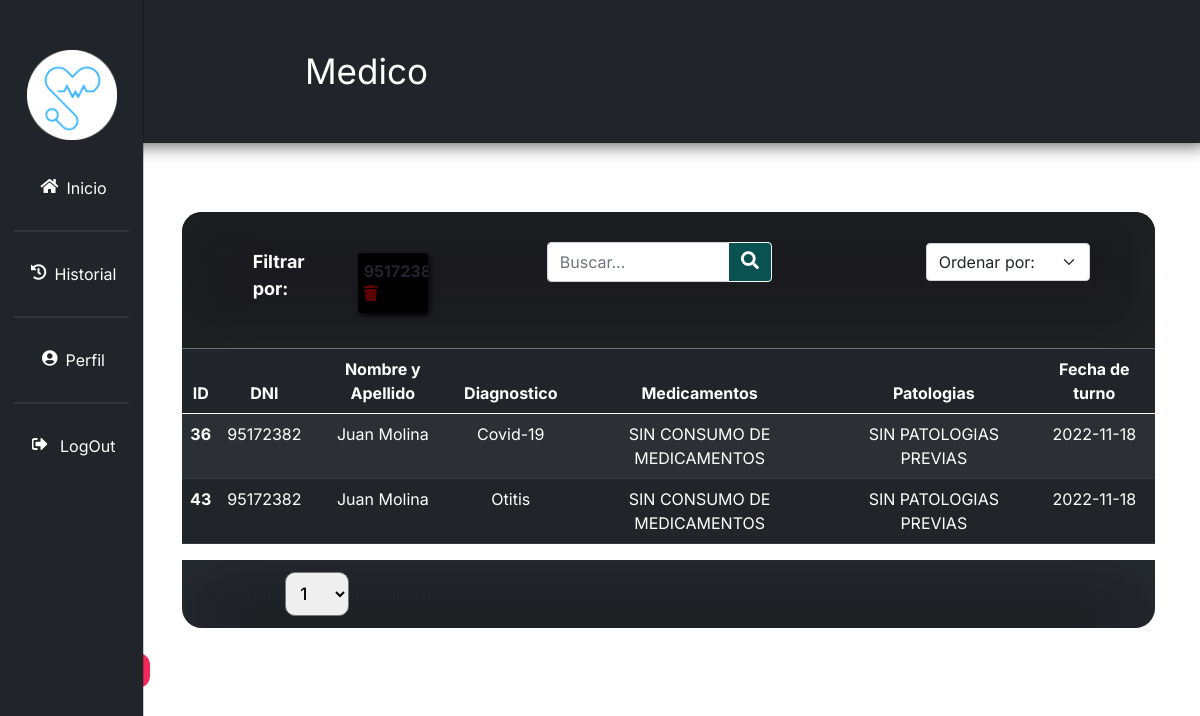
Screenshot of /Main/historial.php?seachbar_input=95172382 (signed in) with the database file from the repository.
### tables this page shows
CREATE TABLE `turnos` (
  `id` int(10) unsigned NOT NULL AUTO_INCREMENT,
  `dni` varchar(10) NOT NULL,
  `title` varchar(20) NOT NULL,
  `surname` varchar(20) NOT NULL,
  `description` varchar(120) NOT NULL,
  `medicamentos` varchar(60) NOT NULL,
  `patologias` varchar(30) NOT NULL,
  `zona` varchar(15) NOT NULL,
  `fecha_turno` varchar(20) NOT NULL,
  `time` varchar(20) NOT NULL,
  `time_estimated` varchar(20) NOT NULL,
  `status` varchar(15) NOT NULL,
  `prioridad` int(11) NOT NULL,
  PRIMARY KEY (`id`)
);

### Main/historial.php (the view, shortened to what this page needs)
<!DOCTYPE html>
<html>
<?php
include 'conection.php';
?>
<head>
    <link href="https://cdn.jsdelivr.net/npm/bootstrap@5.0.2/dist/css/bootstrap.min.css" rel="stylesheet">
    <link rel="stylesheet" href="https://cdnjs.cloudflare.com/ajax/libs/font-awesome/5.13.0/css/all.min.css">
    <link href="http://fonts.cdnfonts.com/css/ds-digital" rel="stylesheet">
    <link href="http://fonts.cdnfonts.com/css/roboto" rel="stylesheet">
    <link rel="stylesheet" href="css/bootstrap.min.css" />
    <link rel="stylesheet" href="https://cdn.jsdelivr.net/npm/bootstrap-icons@1.4.1/font/bootstrap-icons.css" />
    <link rel="stylesheet" href="css/dataTables.bootstrap5.min.css" />
    <link rel="stylesheet" href="css/style.css" />
</head>
<body>
    <header class="bg-dark">
        <nav class="up_nav"><span style="margin-left:205px; color:white; font-size:35px"><?php echo  $_SESSION['show'] ?></span>
        </nav>
        <center>
        <div class="offcanvas offcanvas-start sidebar-nav bg-dark" tabindex="-1" id="sidebar">
            <div class="offcanvas-body p-0">
                <nav class="navbar-dark">
                    <div class="navbar-nav">
                        <li>
                            <div class="text-muted small fw-bold text-uppercase px-3">
                                <h2 class="logo">
                                    <a style="text-decoration: none; margin:0;" href="index.php">
                                        <center><img src="./img/logo.png" height="90px"></center>
                                    </a>
                                </h2>
                            </div>
                        </li>
                        <div class="sb1">
                            <a class="side-links nav-link active px-3" style="margin-top: 20px;" href="index.php">
                                <span class="me-2 side-links-text"><i class="fas fa-home"></i>Inicio</span>
                            </a>
                        </div>
                        <div class="sb2">
                            <center>
                                <hr color="gray">
                            </center>
                            <a class="side-links nav-link px-3" href="historial.php">
                                <span class="me-2 side-links-text"><i class="fas fa-history"></i>Historial</span>
                            </a>
                        </div>
                        <div class="sb4">
                            <center>
                                <hr color="gray" >
                            </center>
                            <a class="side-links nav-link px-3" href="profile.php">
                                <span class="me-2 side-links-text"><i class="fas fa-user-circle"></i>Perfil</span>
                            </a>
                        </div>
                        <div class="sb5">
                            <center>
                                <hr color="gray">
                            </center>
                            <a class="side-links nav-link px-3" href="close.php">
                                <span class="me-2 side-links-text"><i class="fas fa-sign-out-alt"></i> LogOut</span>
                            </a>
                        </div>
                    </div>
                </nav>
            </div>
        </div></center>
    </header>
    <div style="margin-left:11.4%;--bs-gutter-x:0;">
        <br>
        <div class="items-container display-flex row justify-content-center">
            <div class="col-11 row justify-content-center" style="margin: 25px auto;">
                <div class="header-tools row justify-content-center col-12" style="padding:30px 0 30px 0; margin-top:20px;">
                    <div class="col-4 d-flex justify-content-around row">
                        <div class="col-4">
                            <span class="fitrar_text">Filtrar por:</span>
                        </div>
                        <?php
                        if (!empty($_SESSION['condicion_sb'])) {
                            $array = explode(",", $_SESSION['condicion_sb']);
                            echo "<div class ='col-8 row'>";
                            for ($i = 1; $i < count($array); ++$i) {
                                echo '
                    <div class "etiqueta_filtro" style ="
                    max-width:40%;
                    background-color:black;
                    margin: 5px;
                    padding: 6px;
                    text-transform:uppercase;
                    font-weight: bold;
                    box-shadow: 2px 3px 5px 0px rgba(0,0,0,0.75);
                    -webkit-box-shadow: 2px 3px 5px 0px rgba(0,0,0,0.75);
                    -moz-box-shadow: 2px 3px 5px 0px rgba(0,0,0,0.75);
                    border-radius:3px;
                    ">
                        <span>' . $array[$i] . '</span>
                        <a href ="historial.php?label_ondelete=' . $i . '" style = " color: #5c0202;float:rigth;"><i class="fa fa-trash"></i></a>
                    </div>';
                            }
                            echo "</div>";
                        }
                        ?>
                    </div>
                    <div class="col-4 justify-content-start">
                        <div class="col-9">
                            <form class="d-flex input-group" id="searchbar" method="GET">
                                <input class="form-control" type="search" name="seachbar_input" placeholder="Buscar..." aria-label="Search">
                                <button class="btn btn-primary" type="submit">
                                    <i class="fas fa-search"></i>
                                </button>
                            </form>
                        </div>
                    </div>
                    <div class="d-flex justify-content-end col-3" id="select">
                        <form action="" class="col-9" id="ordenador" method="post">
                            <select class="form-select" name="select_ordenador" onchange="selectOptionSort()" aria-label="Default select example">
                                <option value="" selected disabled>Ordenar por:</option>
                            </select>
                        </form>
                    </div>
                </div>
                <table class="table table-hover table-striped table-dark">
                    <thead style="text-align:center">
                        <tr>
                            <th>ID</th>
                            <th>DNI </th>
                            <th>Nombre y Apellido</th>
                            <th>Diagnostico</th>
                            <th>Medicamentos</th>
                            <th>Patologias</th>
                            <th>Fecha de turno</th>
                        </tr>
                    </thead>
                    <tbody style="text-align:center">
                        <?php
                        if (!empty($_POST['select_ordenador'])) {
                            $seleccionador = $_POST['select_ordenador'];
                        } else {
                            $seleccionador = "id";
                        }
                        if (!empty($_SESSION['condicion_sb'])) {
                            $final_prompt = "";
                            $array = explode(",", $_SESSION['condicion_sb']);
                            foreach ($array as $key) {
                                $final_prompt .= " AND
                (dni LIKE '%" . $key . "%' OR patologias LIKE '%" . $key . "%' OR title LIKE '%" . $key . "%' OR medicamentos LIKE '%" . $key . "%' OR description LIKE '%" . $key . "%')";
                            }
                        } else {
                            $final_prompt = "";
                        }
                        if (!empty($_SESSION['n-entries'])) {
                            $limit = $_SESSION['n-entries'];
                        } else {
                            $limit = 10;
                        }
                        if (empty($page)) {
                            $start = 0;
                        } else {
                            $start = ($page - 1) * $limit;
                        }
                        $sql = "SELECT * FROM turnos WHERE status = 'ACCEPT' " . $final_prompt . "
        ORDER BY " . $seleccionador . "
        LIMIT " . $start . "," . $limit . "";
                        $resultado = mysqli_query($con, $sql);
                        while ($fila = mysqli_fetch_array($resultado)) {
                        ?>
                            <tr>
                                <th><?php print($fila['id']); ?></th>
                                <td><?php print($fila['dni']); ?></td>
                                <td><?php print($fila['title'] . ' ' . $fila['surname']); ?></td>
                                <td><?php print($fila['description']); ?></td>
                                <td><?php print($fila['medicamentos']); ?></td>
                                <td><?php print($fila['patologias']); ?></td>
                                <td><?php print($fila['fecha_turno']); ?></td>
                            </tr>
                        <?php
                        }
                        ?>
                    </tbody>
                </table>
                <div class="footer-tools">
                    <form class="list-items dark" id="maxResultados" action="" method="POST">
                        <select name="n-entries" id="n-entries" class="n-entries" onchange="selectMaxResultados()">
                            <option value="1">1</option>
                        </select>
                    </form>
                    <div class="pages">
                    </div>
                </div>
            </div>
        </div>
    </div>
                <div>
                <button class="button">
  <div class="icon">
  </div>
  <p>Share me</p>
</button>
                </div>
</body>
</html>

### Main/css/index.css (style rules this page uses)
* { padding: 0; margin: 0; box-sizing: border-box; overflow-x: hidden; }
body { font-family: 'Raleway', sans-serif; }
body { min-height: 100vh; background-color: #dbf1fa; overflow-x: hidden; color: #fff }
header { margin-top: 0px; position: flex; display: flex; background-color: #bfe0ec; color: rgb(107, 29, 29); top: 0; left: 0; width: 100%; height: 0%; padding: 45px 100px; justify-content: space-between; align-items: center; box-shadow: 2px -1px 16px 4px rgba(0, 0, 0, 0.59); -webkit-box-shadow: 2px -1px 16px 4px rgba(0, 0, 0, 0.59); -moz-box-shadow: 2px -1px 16px 4px rgba(0, 0, 0, 0.59); }
.me-2 { font-size: 20px; height: 40px; }
.logo { color: #fff; font-weight: 900; text-decoration: none; font-size: 1em; text-transform: uppercase; letter-spacing: 2px; }
.d-flex button { height: 40px; background-color: #0a5252; color: #fff; border-color: #fff; font-size: 18px; text-align: center; font-weight: 600; }
.btn-primary { overflow-y: hidden; }
.me-2 { justify-content: center; align-items: center; }
.side-links { width: 100%; display: flex; justify-content: center; align-items: center; margin: 6px; transition: 2s; }
.side-links-text { font-size: 30px; color: white; }
.side-links .fas { margin-right: 8px; padding-top: 2px; }

### Main/css/historial.css (style rules this page uses)
a,ul,li { text-decoration: none; padding: 0; margin: 0; }
:root { --dt-padding: 12px; --dt-padding-sm: 6px; --dt-padding-xsm: 2px; --dt-border-color: #ddd; --dt-border-color-02: #ccc; --dt-cell-color: #232323; --dt-hover-color: #206e70; --dt-sorted-color: rgba(0,0,0,0.1); --dt-bg-color: #eee; --dt-bg-active-button: #eee; --dt-text-color-button: #222; --dt-text-color-active-button: #000; }
.header-tools { border-bottom: solid 1px #667173; padding: var(--dt-padding); display: flex; align-items: baseline; background-color: #1b1b20; border-radius:20px 20px 0 0; box-shadow: inset 16px 16px 43px #1d1f20, inset -16px -16px 43px #212526; }
.fitrar_text { font-weight: bolder; font-size: 18px; color: white; }
p { color: white; }
.footer-tools { padding: var(--dt-padding); display: flex; align-items: baseline; background-color: #1a1b1c; margin-top: -1.2%; border-radius:0 0 20px 20px; box-shadow: 1px 23px 82px -3px rgba(92,112,145,0.22) inset; -webkit-box-shadow: 1px 23px 82px -3px rgba(92,112,145,0.22) inset; -moz-box-shadow: 1px 23px 82px -3px rgba(92,112,145,0.22) inset; }
#maxResultados { margin-left: 12px; }
.n-entries { padding: 10px; border-radius: 10px; font-size: 17px; font-weight: 500; }
.list-items { font-size: 20px; }
.button { font-family: inherit; font-weight: 400; background: #f2295b; color: white; padding: 0.35em 0; font-size: 17px; border: none; border-radius: 0.7em; letter-spacing: 0.08em; position: relative; display: flex; align-content: center; align-items: center; overflow: hidden; height: 2.1em; padding-left: 3em; padding-right: 0.7em; }
.button .icon { background: #fff; margin-right: 1em; height: 2.2em; width: 2.2em; border-radius: 0.5em; position: absolute; display: flex; align-items: center; justify-content: center; left: 0.3em; transition: all .7s; }

### Main/css/style.css (style rules this page uses)
body, button { font-family: "Inter", sans-serif; }
:root { --offcanvas-width: 200px; --topNavbarHeight: 0px; }
.sidebar-nav { width: 12%; background-color: #b8e9d0; }
@media (min-width: 992px) { body { overflow: auto !important; } }
@media (min-width: 992px) { .sidebar-nav { -webkit-transform: none; transform: none; visibility: visible !important; height: calc(100% - var(--topNavbarHeight)); top: var(--topNavbarHeight); } }
.navbar-nav li { overflow-y: hidden; }
.sidebar-nav { padding-top: 50px; }
.side-links-text { font-size: 16px; }
.offcanvas hr { width: 80%; border: 1px solid rgb(105, 105, 105); align-items: center; align-content: center; }

### rows the page displays
turnos: id "36", dni "95172382", title "Juan", surname "Molina", description "Covid-19", medicamentos "SIN CONSUMO DE MEDICAMENTOS", patologias "SIN PATOLOGIAS PREVIAS", fecha_turno "2022-11-18"
turnos: id "43", dni "95172382", title "Juan", surname "Molina", description "Otitis", medicamentos "SIN CONSUMO DE MEDICAMENTOS", patologias "SIN PATOLOGIAS PREVIAS", fecha_turno "2022-11-18"

### other values shown
$_SESSION['show'] "Medico"
